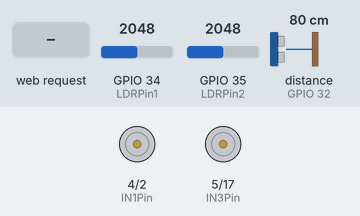
This sketch was run on a simulated ESP32. Shown: motor-driver pin pairs drawn as motors (green arrow = first pin HIGH = forward, orange = second pin HIGH = backward, longer = more drive, scaled by the enable pin). Wiring (inferred from the names in the program): ultrasonic range finder: trigger GPIO 33; echo GPIO 32. The test bench sets the inputs (shaded band); at power-on: GPIO 34 (LDRPin1) = 2048, GPIO 35 (LDRPin2) = 2048, distance to the obstacle (sensor on GPIO 32) 80 cm. The echo pulse lasts 58.3 µs per cm; WiFi joins after 1.5 s; servers stay silent unless stated; what the sketch prints to the serial monitor is not drawn.

Above: at 2.7 s.
2.8 s: HTTP request GET /adelante received
At 4.0 s:
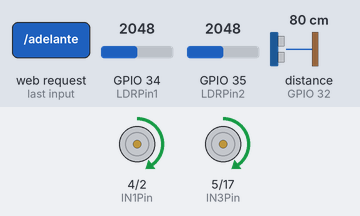
4.3 s: HTTP request GET /atras received
At 5.1 s:
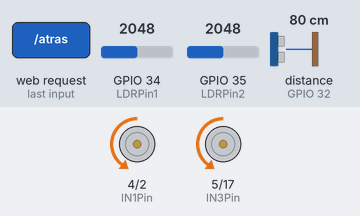
5.8 s: HTTP request GET /izquierda received
At 6.2 s:
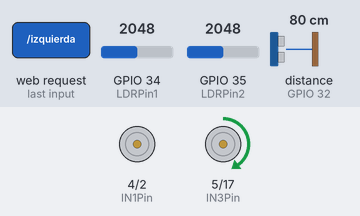
7.3 s: HTTP request GET /derecha received
At 8.7 s:
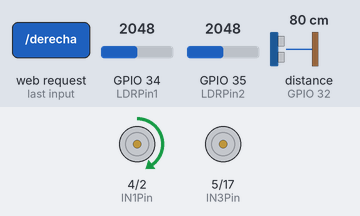
Timing chart, 0 to 9.8 s (numbered marks = the images above; inputs shaded):
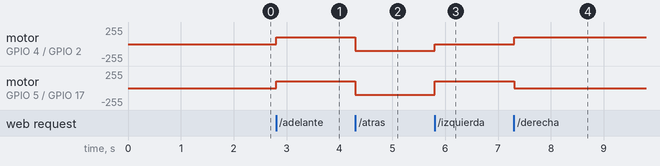

The sketch:

Avance_MC.ino
```cpp
#include <WiFi.h>
#include <WebServer.h>
#include "HTML.h"

int LDRValue1 = 0;
int LDRValue2 = 0;
float distance = 0;
long duration; // Definición de la variable distance
bool State2 = LOW;
bool State1 = LOW;
bool State0 = LOW;

// Declaración de los pines utilizados
#define LDRPin1 34
#define LDRPin2 35
#define USTrigPin 33
#define USEchoPin 32
#define EN1Pin 16
#define EN2Pin 18
#define IN1Pin 4
#define IN2Pin 2
#define IN3Pin 5
#define IN4Pin 17

#define soundSpeed 0.034

const char* ssid = "IZZI-77B8";
const char* password = "E3ZI7TLRY8FM";

WebServer server(80);

void handle_OnConnect() {
  State2 = LOW;
  State1 = LOW;
  State0 = LOW;
  server.send(200, "text/html", SendHTML(State2, State1, State0));
}

void handle_stop() {
  State2 = LOW;
  State1 = LOW;
  State0 = LOW;
  server.send(200, "text/html", SendHTML(State2, State1, State0));
}

void handle_adelante() {
  State2 = LOW;
  State1 = LOW;
  State0 = HIGH;
  server.send(200, "text/html", SendHTML(State2, State1, State0));
}

void handle_atras() {
  State2 = LOW;
  State1 = HIGH;
  State0 = LOW;
  server.send(200, "text/html", SendHTML(State2, State1, State0));
}

void handle_izquierda() {
  State2 = LOW;
  State1 = HIGH;
  State0 = HIGH;
  server.send(200, "text/html", SendHTML(State2, State1, State0));
}

void handle_derecha() {
  State2 = HIGH;
  State1 = LOW;
  State0 = LOW;
  server.send(200, "text/html", SendHTML(State2, State1, State0));
}

void handle_NotFound() {
  server.send(404, "text/plain", "La pagina no existe");
}

void setup() {
  Serial.begin(115200);
  pinMode(LDRPin1, INPUT);
  pinMode(LDRPin2, INPUT);
  pinMode(USEchoPin, INPUT);
  pinMode(USTrigPin, OUTPUT);
  pinMode(EN1Pin, OUTPUT);
  pinMode(EN2Pin, OUTPUT);
  pinMode(IN1Pin, OUTPUT);
  pinMode(IN2Pin, OUTPUT);
  pinMode(IN3Pin, OUTPUT);
  pinMode(IN4Pin, OUTPUT);

  WiFi.mode(WIFI_STA);
  WiFi.begin(ssid, password);
  Serial.println("");

  while (WiFi.status() != WL_CONNECTED) {
    delay(500);
    Serial.print(".");
  }
 ("Conectado a ");
  Serial.println(ssid);
  Serial.print("Direccion IP: ");
  Serial.println(WiFi.localIP());

  server.on("/", handle_OnConnect);
  server.on("/stop", handle_stop);
  server.on("/adelante", handle_adelante);
  server.on("/atras", handle_atras);
  server.on("/izquierda", handle_izquierda);
  server.on("/derecha", handle_derecha);
  server.onNotFound(handle_NotFound);

  server.begin();
      }

void loop() {
  LDRValue1 = analogRead(LDRPin1);
  LDRValue2 = analogRead(LDRPin2);
  distance = checkdistance();
  server.handleClient();

 // Actualizacion del estado de los pines de salida
  if ((!State2) & (!State1) & (!State0)) // STOP
  {
    MotorStop_Motor1();
    MotorStop_Motor2();
  }
  if ((!State2) & (!State1) & (State0)) // DELANTE
  {
    MotorHorario_Motor1(100);
    MotorHorario_Motor2(100);
  }
  if ((!State2) & (State1) & (!State0)) // ATRAS
  {
    MotorAntiHorario_Motor1(100);
    MotorAntiHorario_Motor2(100);
  }
  if ((!State2) & (State1) & (State0)) // IZQUIERDA
  {
    MotorStop_Motor1();
    MotorHorario_Motor2(100);
  }
  if ((State2) & (!State1) & (!State0)) // DERECHA
  {
    MotorHorario_Motor1(100);
    MotorStop_Motor2();
  }
}


float checkdistance() {
  digitalWrite(USTrigPin, LOW);
  delayMicroseconds(2);
  digitalWrite(USTrigPin, HIGH);
  delayMicroseconds(10);
  digitalWrite(USTrigPin, LOW);
  duration = pulseIn(USEchoPin, HIGH);
  distance = duration * soundSpeed / 2;
  return distance;
}

// Función para girar el Motor 1 en sentido horario con control de velocidad
void MotorHorario_Motor1(int velocidad) {
  digitalWrite(IN1Pin, HIGH);
  digitalWrite(IN2Pin, LOW);
  analogWrite(EN1Pin, velocidad);
}

// Función para girar el Motor 1 en sentido antihorario con control de velocidad
void MotorAntiHorario_Motor1(int velocidad) {
  digitalWrite(IN1Pin, LOW);
  digitalWrite(IN2Pin, HIGH);
  analogWrite(EN1Pin, velocidad);
}

// Función para girar el Motor 2 en sentido horario con control de velocidad
void MotorHorario_Motor2(int velocidad) {
  digitalWrite(IN3Pin, HIGH);
  digitalWrite(IN4Pin, LOW);
  analogWrite(EN2Pin, velocidad);
}

// Función para girar el Motor 2 en sentido antihorario con control de velocidad
void MotorAntiHorario_Motor2(int velocidad) {
  digitalWrite(IN3Pin, LOW);
  digitalWrite(IN4Pin, HIGH);
  analogWrite(EN2Pin, velocidad);
}

// Función para detener el Motor 1
void MotorStop_Motor1() {
  digitalWrite(IN1Pin, LOW);
  digitalWrite(IN2Pin, LOW);
  analogWrite(EN1Pin, 0);
}

// Función para detener el Motor 2
void MotorStop_Motor2() {
  digitalWrite(IN3Pin, LOW);
  digitalWrite(IN4Pin, LOW);
  analogWrite(EN2Pin, 0);
}
```

HTML.cpp
```cpp
#include "HTML.h"

String SendHTML(uint8_t Status2, uint8_t Status1, uint8_t Status0) {
  String html = "<!DOCTYPE html> <html>\n";
  html += "<head><meta name=\"viewport\" content=\"width=device-width, initial-scale=1.0, user-scalable=no\">\n";
  html += "<meta http-equiv=\"refresh\" content=\"2\">\n";
  html += "<title>Carrito</title>\n";
  html += "<style>html { font-family: Helvetica; display: inline-block; margin: 0px auto; text-align: center;}\n";
  html += "body{margin-top: 50px;} h1 {color: #444444;margin: 50px auto 30px;} h3 {color: #444444;margin-bottom: 10px;}\n";
  html += ".button {display: block;width: 80px;background-color: #3498db;border: none;color: white;padding: 13px 30px;text-decoration: none;font-size: 25px;margin: 0px auto 35px;cursor: pointer;border-radius: 4px;}\n";
  html += ".button-on {background-color: #3498db;}\n";
  html += ".button-on:active {background-color: #2980b9;}\n";
  html += ".button-off {background-color: #34495e;}\n";
  html += ".button-off:active {background-color: #2c3e50;}\n";
  html += "p {font-size: 14px;color: #888;margin-bottom: 10px;}\n";
  html += "</style>\n";
  html += "</head>\n";
  html += "<body>\n";
  html += "<h1>Carrito</h1>";
  html += "<h3>Sensores</h3>";
  html += "<p>LDR Izquierda: " + String(LDRValue1) + "</p>";
  html += "<p>LDR Derecha: " + String(LDRValue2) + "</p>";
  html += "<p>Ultrasonic Distance: " + String(distance) + "cm</p>";
  html += "<br><br>";
  html += "<h3>Control</h3>";
  if ((!State2) & (!State1) & (!State0)) {
    html += "<a class=\"button button-on\" href=\"/stop\">STOP</a>";
    html += "<a class=\"button button-off\" href=\"/adelante\">Adelante</a>";
    html += "<a class=\"button button-off\" href=\"/atras\">Atras</a>";
    html += "<a class=\"button button-off\" href=\"/izquierda\">Izquierda</a>";
    html += "<a class=\"button button-off\" href=\"/derecha\">Derecha</a>";
  }
  if ((!Status2) & (!Status1) & (Status0)) {
    html += "<a class=\"button button-off\" href=\"/stop\">STOP</a>";
    html += "<a class=\"button button-on\" href=\"/adelante\">Adelante</a>";
    html += "<a class=\"button button-off\" href=\"/atras\">Atras</a>";
    html += "<a class=\"button button-off\" href=\"/izquierda\">Izquierda</a>";
    html += "<a class=\"button button-off\" href=\"/derecha\">Derecha</a>";
  }
  if ((!Status2) & (Status1) & (!Status0)) {
    html += "<a class=\"button button-off\" href=\"/stop\">STOP</a>";
    html += "<a class=\"button button-off\" href=\"/adelante\">Adelante</a>";
    html += "<a class=\"button button-on\" href=\"/atras\">Atras</a>";
    html += "<a class=\"button button-off\" href=\"/izquierda\">Izquierda</a>";
    html += "<a class=\"button button-off\" href=\"/derecha\">Derecha</a>";
  }
  if ((!Status2) & (Status1) & (Status0)) {
    html += "<a class=\"button button-off\" href=\"/stop\">STOP</a>";
    html += "<a class=\"button button-off\" href=\"/adelante\">Adelante</a>";
    html += "<a class=\"button button-off\" href=\"/atras\">Atras</a>";
    html += "<a class=\"button button-on\" href=\"/izquierda\">Izquierda</a>";
    html += "<a class=\"button button-off\" href=\"/derecha\">Derecha</a>";
  }
  if ((Status2) & (!Status1) & (!Status0)) {
    html += "<a class=\"button button-off\" href=\"/stop\">STOP</a>";
    html += "<a class=\"button button-off\" href=\"/adelante\">Adelante</a>";
    html += "<a class=\"button button-off\" href=\"/atras\">Atras</a>";
    html += "<a class=\"button button-off\" href=\"/izquierda\">Izquierda</a>";
    html += "<a class=\"button button-on\" href=\"/derecha\">Derecha</a>";
  }
  html += "</body>\n";
  html += "</html>\n";
  return html;
}
```

HTML.h
```cpp
#ifndef HTML_h
#define HTML_h

#include <Arduino.h>

extern int LDRValue1;
extern int LDRValue2;
extern float distance;
extern long duration;
extern bool State2;
extern bool State1;
extern bool State0;

String SendHTML(uint8_t Status2, uint8_t Status1, uint8_t Status0);

#endif
```

Measured:
- after the input at 2.8 s, motor on GPIO 4 (IN1Pin) / GPIO 2 (IN2Pin), motor on GPIO 5 (IN3Pin) / GPIO 17 (IN4Pin): stopped → forward 100/255 at once
- after the input at 4.3 s, motor on GPIO 4 (IN1Pin) / GPIO 2 (IN2Pin), motor on GPIO 5 (IN3Pin) / GPIO 17 (IN4Pin): forward 100/255 → backward 100/255 at once
- after the input at 5.8 s, motor on GPIO 4 (IN1Pin) / GPIO 2 (IN2Pin): backward 100/255 → stopped at once; motor on GPIO 5 (IN3Pin) / GPIO 17 (IN4Pin): backward 100/255 → forward 100/255 at once
- after the input at 7.3 s, motor on GPIO 4 (IN1Pin) / GPIO 2 (IN2Pin): stopped → forward 100/255 at once; motor on GPIO 5 (IN3Pin) / GPIO 17 (IN4Pin): forward 100/255 → stopped at once
